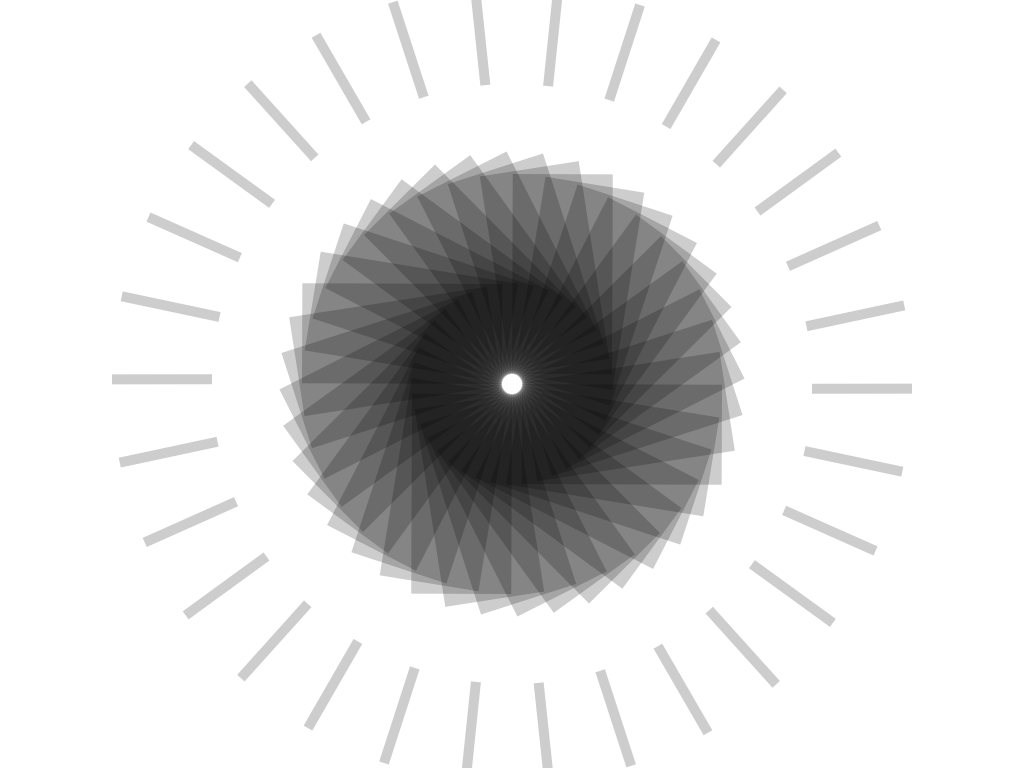
Frame 1 (no input)
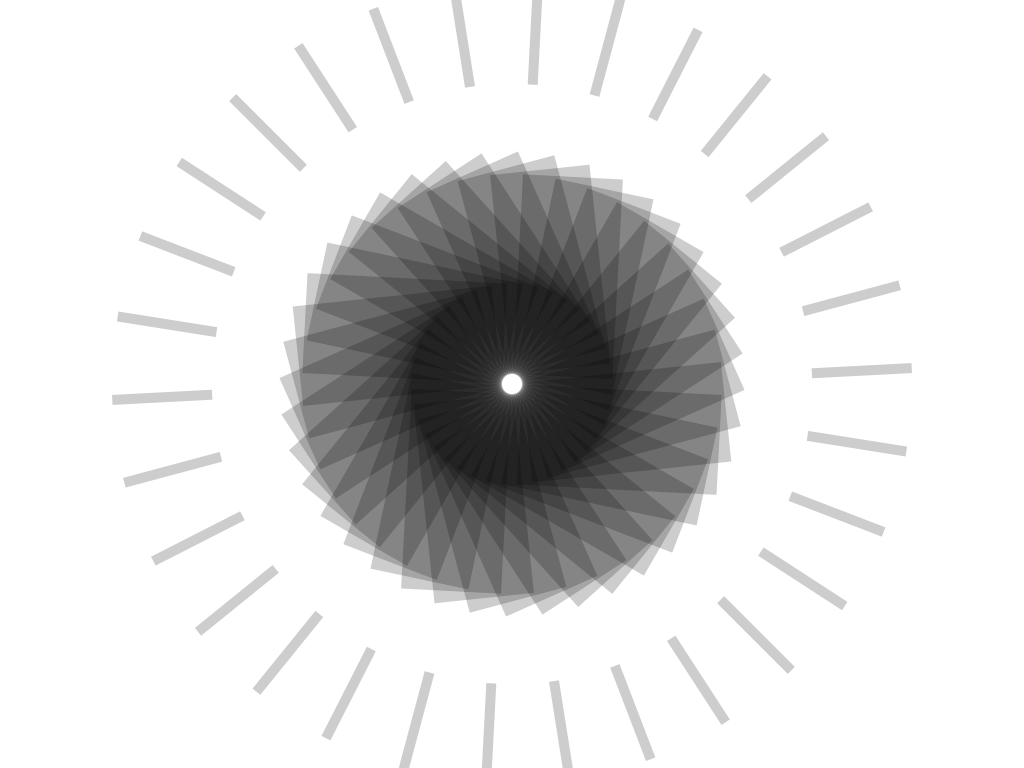
Frame 60 (the mouse pressed at the canvas centre just before this capture)
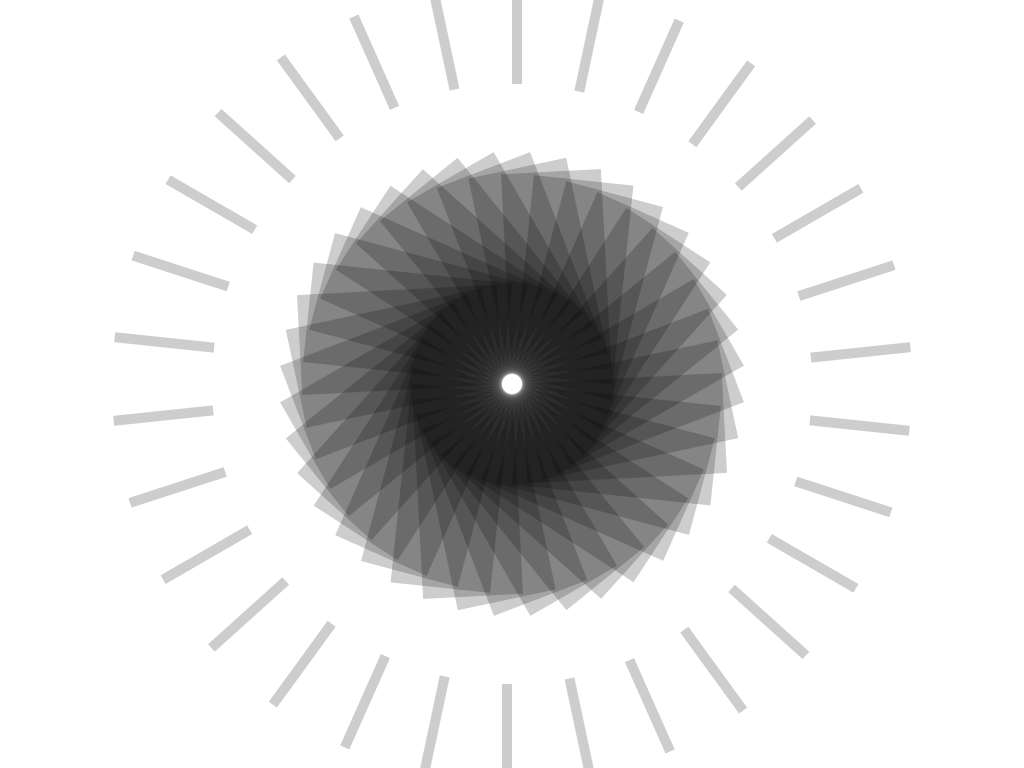
Frame 120 (the mouse held since frame 60 and released just before this capture)

The Processing sketch that drew these frames (run headless with seeded random() and noise(); from frame 60 on, the mouse is pressed at the canvas centre):

// Processing sketch: abstract_shapes
// ── abstract_shapes.pde
float loops = 40;
float steps = 0;

float loops2 = 30;
float steps2 = 0;

float duration = 60 * 30;
float duration2 = 60 * 60 * 2;

void setup() {
  size(1024, 768);

  steps = 1 / loops;
  steps2 = 1 / loops2;
}

void draw() {
  background(255);

  pushMatrix();
  translate(width / 2, height / 2);
  rotate(TWO_PI * 1 / duration * (frameCount % duration));

  for (int i = 0; i < loops; i++) {
    pushMatrix();
    rotate(TWO_PI * steps * i);
    noStroke();
    fill(0, 50);
    rect(10, 0, 200, 100);
    popMatrix();
  }

  popMatrix();

  pushMatrix();
  translate(width / 2, height / 2);
  rotate(TWO_PI * -1 / duration2 * (frameCount % duration2));

  for (int i = 0; i < loops2; i++) {
    pushMatrix();
    rotate(TWO_PI * steps2 * i);
    noStroke();
    fill(0, 50);
    rect(300, 0, 100, 10);
    popMatrix();
  }

  popMatrix();
}
